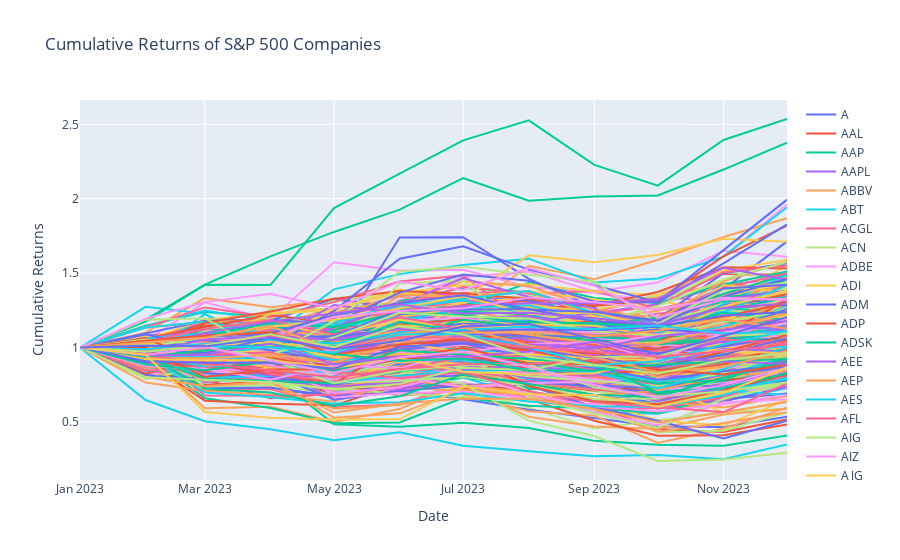

The code cell stored with this chart in its notebook:
### Markdown cell above
**Interactive plot** :

### Code cell
industries = grouped_companies.keys()
dropdown = widgets.Dropdown(options = industries, description='Industry:')

def plot_cumulative_returns(cumulative_returns):
    fig = go.Figure()
    for column in cumulative_returns.columns:
        fig.add_trace(go.Scatter(x=cumulative_returns.index, y=cumulative_returns[column], mode='lines', name=column))

    fig.update_layout(title='Cumulative Returns of S&P 500 Companies',
                      xaxis_title='Date',
                      yaxis_title='Cumulative Returns',
                      hovermode='x unified')
    fig.show()

widgets.interact(plot_cumulative_returns, cumulative_returns = widgets.fixed(cumulative_returns), stock = SP500_tickers,
                # Set reference
                ref = widgets.fixed('^OMXC25'),
                # Set figure no.
                fig = widgets.fixed(1),
                # ax_data are only for non-interactive plots
                ax_data=widgets.fixed(None))
